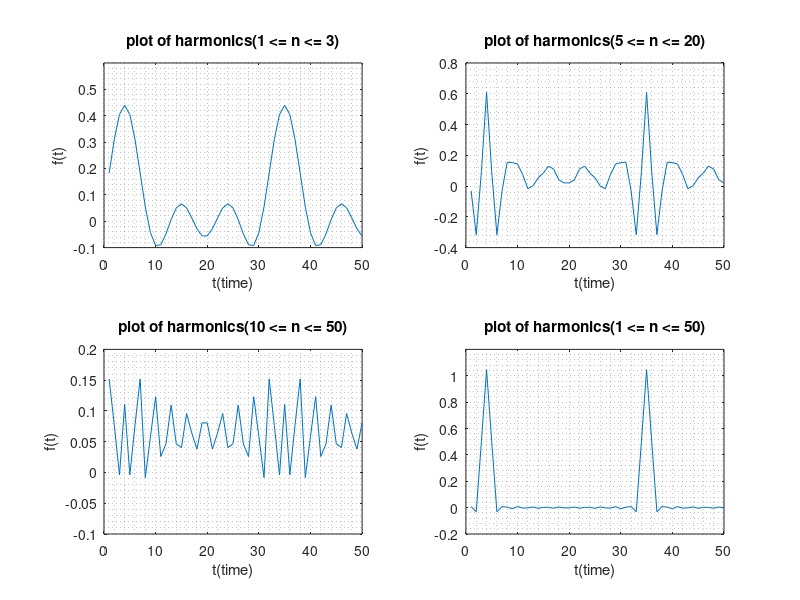

MATLAB code to generate this figure:
%Ethan Daugherty
%MATLAB ASSIGNMENT 6
%shifted value is 4 so signal starts at 3
T = 31; %declares value for period
t = 1:50;
w = 2*pi/T; %declares omega
a0 = 2/31;

f = 0;
for n = 1:3
    %sets up a function handle for the integral
    fun0 = @(t) cos(n*w*t);
    fun1 = @(t) sin(n*w*t);

    %defines the coefficients
    an(n) = (2/T)*integral(fun0, 3, 5);
    bn(n) = (2/T)*integral(fun1, 3, 5);
    f = f + an(n)*cos(n*w*t) + bn(n)*sin(n*w*t);
end
f = f + a0;
subplot(2,2,1)
plot(t,f)
axis([0 50 -.1 .6])
title("plot of harmonics(1 <= n <= 3)");xlabel("t(time)"); ylabel("f(t)");
grid("minor")

f = 0;
for n = 5:20
    %sets up a function handle for the integral
    fun0 = @(t) cos(n*w*t);
    fun1 = @(t) sin(n*w*t);

    %defines the coefficients
    an(n) = (2/T)*integral(fun0, 3, 5);
    bn(n) = (2/T)*integral(fun1, 3, 5);
    f = f + an(n)*cos(n*w*t) + bn(n)*sin(n*w*t);
end
f = f + a0;
subplot(2,2,2)
plot(t,f)
axis([0 50 -.4 .8])
title("plot of harmonics(5 <= n <= 20)");xlabel("t(time)"); ylabel("f(t)");
grid("minor")

f = 0;
for n = 10:50
    %sets up a function handle for the integral
    fun0 = @(t) cos(n*w*t);
    fun1 = @(t) sin(n*w*t);

    %defines the coefficients
    an(n) = (2/T)*integral(fun0, 3, 5);
    bn(n) = (2/T)*integral(fun1, 3, 5);
    f = f + an(n)*cos(n*w*t) + bn(n)*sin(n*w*t);
end
f = f + a0;
subplot(2,2,3)
plot(t,f)
axis([0 50 -.1 .2])
title("plot of harmonics(10 <= n <= 50)");xlabel("t(time)"); ylabel("f(t)");
grid("minor")

f = 0;
for n = 1:50
    %sets up a function handle for the integral
    fun0 = @(t) cos(n*w*t);
    fun1 = @(t) sin(n*w*t);

    %defines the coefficients
    an(n) = (2/T)*integral(fun0, 3, 5);
    bn(n) = (2/T)*integral(fun1, 3, 5);
    f = f + an(n)*cos(n*w*t) + bn(n)*sin(n*w*t);
end
f = f + a0;
subplot(2,2,4)
plot(t,f)
axis([0 50 -.2 1.2])
title("plot of harmonics(1 <= n <= 50)");xlabel("t(time)"); ylabel("f(t)");
grid("minor")


%----------------------------------------------------
%EXPLANATION of RESULTS
%As the sample size grew the spikes become more clear.
%The sample size would show different amounts of noise on the signal.